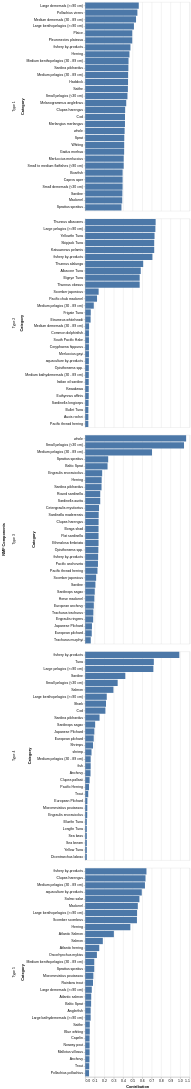

Source (notebook cell):
### Code cell
n_components = 5

# Perform dimensionality reduction using NMF
W, H = dimension_reduction(X, n_components=n_components)

# Obtain list of countries in W
countries = W.index.tolist()

# Create with top categories contributing to each type
top_categories = plot_top_categories(H, 30, False)

top_categories

### Figure 1 — Vega-Lite specification as saved in the notebook (floating-point values rounded to 4 significant figures; data arrays with more than 128 entries replaced by an {"elided": "..."} marker saying what was removed)
{"config": {"view": {"continuousWidth": 300, "continuousHeight": 300}}, "data": {"name": "data-471dd5aa43091cca3bc4b984d23b2416"}, "facet": {"row": {"field": "Component", "title": "NMF Components", "type": "nominal"}}, "spec": {"mark": {"type": "bar"}, "encoding": {"tooltip": [{"field": "Component", "type": "nominal"}, {"field": "Category", "type": "nominal"}, {"field": "Weight", "type": "quantitative"}], "x": {"field": "Weight", "title": "Contribution", "type": "quantitative"}, "y": {"field": "Category", "sort": "-x", "type": "nominal"}}}, "resolve": {"scale": {"y": "independent"}}, "$schema": "https://vega.github.io/schema/vega-lite/v6.1.0.json", "datasets": {"data-471dd5aa43091cca3bc4b984d23b2416": {"elided": "150 records"}}}
